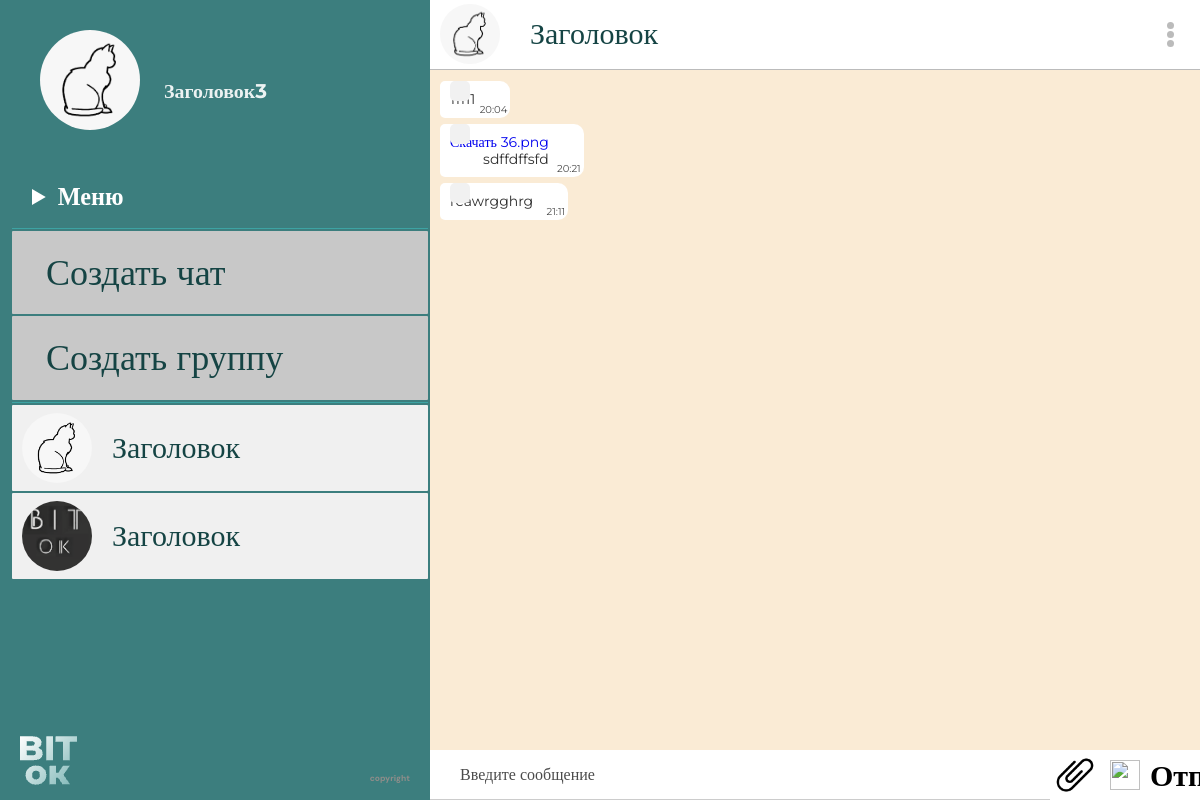
Page /read_private_chat/1 (signed in) on the committed database.
### data/user.py (models this page shows, shortened)
class User(SqlAlchemyBase, UserMixin):
    __tablename__ = 'user'
    id = sqlalchemy.Column(sqlalchemy.Integer,
                           primary_key=True, autoincrement=True)
    name = sqlalchemy.Column(sqlalchemy.String, nullable=True)
    email = sqlalchemy.Column(sqlalchemy.String,
                              index=True, unique=True, nullable=True)
    hashed_password = sqlalchemy.Column(sqlalchemy.String, nullable=True)
    publications = sqlalchemy.Column(sqlalchemy.String, nullable=True)
    friends = sqlalchemy.Column(sqlalchemy.String, nullable=True)
    potential_friends = sqlalchemy.Column(sqlalchemy.String, nullable=True)
    photo = sqlalchemy.Column(sqlalchemy.String)
    messages = sqlalchemy.Column(sqlalchemy.String)
    messages_bad = sqlalchemy.Column(sqlalchemy.String)
    form = sqlalchemy.Column(sqlalchemy.String)
    role = sqlalchemy.Column(sqlalchemy.Integer)
    chats = sqlalchemy.Column(sqlalchemy.String)
    idstr = sqlalchemy.Column(sqlalchemy.String)
    current_form = sqlalchemy.Column(sqlalchemy.String)

### data/private_chat.py (models this page shows)
class PrivateChat(SqlAlchemyBase):
    __tablename__ = 'privatechat'
    id = sqlalchemy.Column(sqlalchemy.Integer,
                           primary_key=True, autoincrement=True)
    name1 = sqlalchemy.Column(sqlalchemy.String)
    name2 = sqlalchemy.Column(sqlalchemy.String)
    user1 = sqlalchemy.Column(sqlalchemy.Integer)
    user2 = sqlalchemy.Column(sqlalchemy.Integer)
    photo1 = sqlalchemy.Column(sqlalchemy.String)
    photo2 = sqlalchemy.Column(sqlalchemy.String)

### data/chat.py (models this page shows)
class Chat(SqlAlchemyBase):
    __tablename__ = 'chat'
    id = sqlalchemy.Column(sqlalchemy.Integer,
                           primary_key=True, autoincrement=True)
    name = sqlalchemy.Column(sqlalchemy.String, nullable=True)
    admin = sqlalchemy.Column(sqlalchemy.Integer)
    photo = sqlalchemy.Column(sqlalchemy.String)
    peoples = sqlalchemy.Column(sqlalchemy.String)
    count_peoples = sqlalchemy.Column(sqlalchemy.Integer)

### data/private_messages.py (models this page shows)
class PrivateMessages(SqlAlchemyBase):
    __tablename__ = 'private_messages'
    id = sqlalchemy.Column(sqlalchemy.Integer,
                           primary_key=True, autoincrement=True)
    chat = sqlalchemy.Column(sqlalchemy.Integer)
    sender = sqlalchemy.Column(sqlalchemy.Integer)
    name = sqlalchemy.Column(sqlalchemy.String)
    text = sqlalchemy.Column(sqlalchemy.String)
    photo = sqlalchemy.Column(sqlalchemy.String)
    time = sqlalchemy.Column(sqlalchemy.String)
    sticker = sqlalchemy.Column(sqlalchemy.String)
    file = sqlalchemy.Column(sqlalchemy.String)

### main.py (the view, shortened to what this page needs)
@app.route('/read_private_chat/<int:id>', methods=['GET', 'POST'])
def read_private_chat(id):
    form = AddMessage()
    data = db_sess.query(Chat).filter(Chat.peoples.like(f'%{current_user.id}%')).all()
    data2 = db_sess.query(PrivateChat).filter(
        or_(PrivateChat.user2 == current_user.id, PrivateChat.user1 == current_user.id)).all()
    chat, = filter(lambda a: a.id == id, data2)
    messages = db_sess.query(PrivateMessages).filter(PrivateMessages.chat == id).all()
    return render_template('read_private_chat.html', title='Группа', form=form, chat=chat, messages=messages, id=id,
                           data=data, data2=data2, stickers=STICKERS)

### forms/addmessage.py
class AddMessage(FlaskForm):
    content = StringField('Сообщение')
    file = FileField('Файл')
    submit = SubmitField('Отправить')

### data/db_session.py (called while the page is built)
def create_session() -> Session:
    global __factory
    return __factory()

### main.py (called while the page is built)
@login_manager.user_loader
def load_teacher(user_id):
    db_sess = db_session.create_session()
    return db_sess.query(User).get(user_id)

### templates/read_private_chat.html (shortened to what this page needs)
<!DOCTYPE html>
<html lang="en">
<head>
    <link rel="stylesheet" href="../static/css/read-private-chat_style/read-private-chat_style.css">
</head>
<body>
    <div class="site">
        <div class="site_left">
            <div class="profile">
                <div class="profile__img-wrapper">
                    <img src="/static/profile_photos/{{current_user.photo}}" alt="" class="profile__img">
                </div>
                <a href="/profile" class="profile__name" display="block">{{current_user.name}}</a>
            </div>
            <nav class="menu">
                <details class="menu__deatils-block">
                    <summary class="menu__title">Меню</summary>
                </details>
                <ul class="menu__buttons">
                    <li><a href="/add_private" class="menu__link">Создать чат</a></li>
                    <li><a href="/add_chat" class="menu__link">Создать группу</a></li>
                </ul>
                <ul class="menu__chats">
                    {% for item in data2%}
                    <a href="/read_private_chat/{{item.id}}" class="chat" width="400">
                        {% if current_user.id == item.user1%}
                        <h2 class="chat__name">{{item.name1}}</h2>
                        <img class="chat__img" src="/static/profile_photos/{{item.photo2}}" width="70" height="70">
                        {% else %}
                        <h2 class="chat__name">{{item.name2}}</h2>
                        <img class="chat__img" src="/static/profile_photos/{{item.photo1}}" width="70" height="70">
                        {% endif %}
                    </a>
                    {% endfor %}
                    {% for item in data%}
                    <a href="/read_chat/{{item.id}}" class="chat" width="400">
                        <h2 class="chat__name">{{item.name}}</h2>
                        <img class="chat__img" src="/static/chat_imgs/{{item.photo}}" width="70" height="70">
                    </a>
                    {% endfor %}
                </ul>
            </nav>
            <footer class="footer">
                <a href="/index" class="footer__logo"><img src="/static/img/logo_footer.png" alt=""></a>
                <p class="footer__copyright">copyright</p>
            </footer>
        </div>
        <div class="site_right">
            <div class="group-chat">
                <nav class="group-chat__header header">
                    <div class="header-wrapper">
                        {% if current_user.id == chat.user1%}
                        <img src="/static/profile_photos/{{chat.photo2}}" width="60" height="60">
                        <h2 class="header__chat-name">{{chat.name1}}</h2>
                        {% else %}
                        <img src="/static/profile_photos/{{chat.photo1}}" width="60" height="60">
                        <h2 class="header__chat-name">{{chat.name2}}</h2>
                        {% endif %}
                    </div>
                    <button class="header__menu-button">
                        <div class=""></div>
                        <div class=""></div>
                        <div class=""></div>
                    </button>
                </nav>
            </div>
            <div class="messages">
                {% for item in messages%}
                {% if item.sender == 0 %}
                <div class="message" align="center">
                    <div>
                        {{item.text}}
                    </div>
                </div>
                {% else %}
                {% if item.sender != current_user.id %}
                <div class="message-wrapper">
                    <div class="message message_not-user">
                        <p class="message__content">
                            {% if item.sticker == 'none' %}
                            {% if item.file == 'none' %}
                            {{item.text}}
                            {% else %}
                            <a class="message__a" href="/static/files_private/{{item.file}}" download>Скачать
                                {{item.file}}</a> <br>
                            {{item.text}}
                            {% endif %}
                            {% else %}
                            <img class="message__img" src="/static/stickers/{{item.sticker}}" width="250" height="250">
                            {% endif %}
                        </p>
                        <div class="message__content-wrapper">
                        </div>
                        <p class="message__time">
                            {{item.time}}
                        </p>
                    </div>
                </div>
                {% endif %}
                {% endif %}
                {% endfor %}
            </div>
            <form class="group-chat__send" action="" method="post" enctype="multipart/form-data">
                {{ form.content(class="form-control", placeholder="Введите сообщение")}}
                <label for="file-upload" class="group-chat__send-file">
                    <img src="/static/img/send_file.jpg" alt="">
                </label>
                <a class="group-chat__send-stickers">
                    <img src="/static/img/sticker_button_img.png" alt="">
                </a>
                {{ form.submit(type="submit", class="group-chat__send-button") }}
            </form>
        </div>
    </div>
</body>
</html>

### rows in the picture
User: photo (picture), name "Заголовок3"
PrivateChat: name1 "Заголовок", photo2 (picture)
Chat: name "Заголовок", photo (picture)
PrivateMessages: time "20:04"
PrivateMessages: file "36.png", text "sdffdffsfd", time "20:21"
PrivateMessages: text "reawrgghrg", time "21:11"
